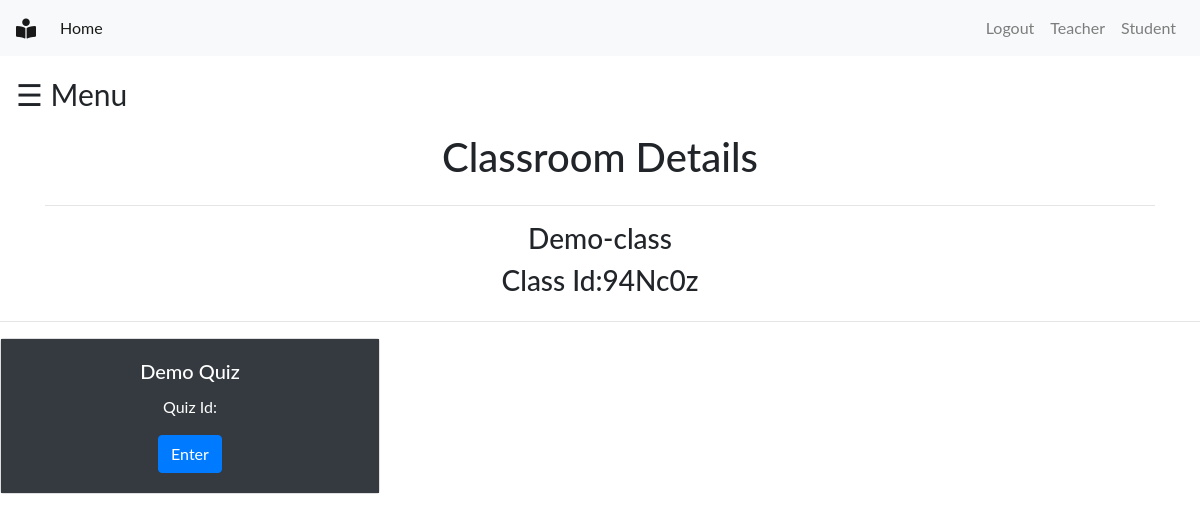
Screenshot of /polls/student/classroom/detail/8/ (signed in) with the database file from the repository.
### polls/models.py (models this page shows, shortened)
class Classroom(models.Model):
    c_name = models.CharField(max_length=100)
    class_id = models.CharField(max_length=100)
    teacher = models.ForeignKey(Teacher, on_delete=models.CASCADE)

class Quiz(models.Model):
    quiz_name = models.CharField(max_length=100)
    quiz_id = models.CharField(max_length=50)
    active = models.BooleanField(default=True)
    classroom = models.ForeignKey(Classroom, on_delete=models.CASCADE, null=True)
    teacher = models.ForeignKey(Teacher, on_delete=models.CASCADE)
    start_time = models.DateTimeField()
    end_time = models.DateTimeField()

### polls/views.py (the view)
# urls.py: path('student/classroom/detail/<int:class_pk>/',views.student_classroom_detail , name='student-classroom-detail'),
@login_required()
def student_classroom_detail(request, class_pk):
    classroom = Classroom.objects.filter(id=class_pk).first()
    quiz_set = classroom.quiz_set.all()
    context = {
        'classroom': classroom,
        'quiz_set': quiz_set
    }
    return render(request, 'student/classroom_detail.html',context)

### polls/templates/student/classroom_detail.html (shortened to what this page needs)
{% include 'base.html' %}
{% block content %}
{% include 'includes/student-sidebar.html' %}
<div class="container">
  <div class="row justify-content-center">
    <h1>Classroom Details</h1>
  </div>
  <hr>
    <div class="row justify-content-center">
      <h3>{{ classroom.c_name }}</h3>
  </div>
    <div class="row justify-content-center">
      <h3>Class Id:{{ classroom.class_id }}</h3>
  </div>
</div>
<hr>
{% for quiz in quiz_set %}
{% if forloop.counter0|divisibleby:3 %} <div class="row"> {%  endif %}
    <div class="col-md-4">
    <div class="card text-center">
  <div class="card-body text-white bg-dark">
    <h5 class="card-title">{{quiz.quiz_name}}</h5>
    <p class="card-text">Quiz Id:{{object.quiz_id}}<br>
    </p>
    {% if quiz.active %}
    <a href="{% url 'polls:list' quiz.id %}" class="btn btn-primary">Enter</a>
    {% endif %}
  </div>
    </div>
    </div>
{%  if forloop.counter|divisibleby:3 or forloop.last %}</div><br>{%  endif %}
{%  endfor %}
{% endblock %}

### static/css/sidebar1.css (style rules this page uses)
body { font-family: "Lato", sans-serif; }

### rows the page displays
Classroom: c_name "Demo-class", class_id "94Nc0z"
Quiz: quiz_name "Demo Quiz", active "Enter"
